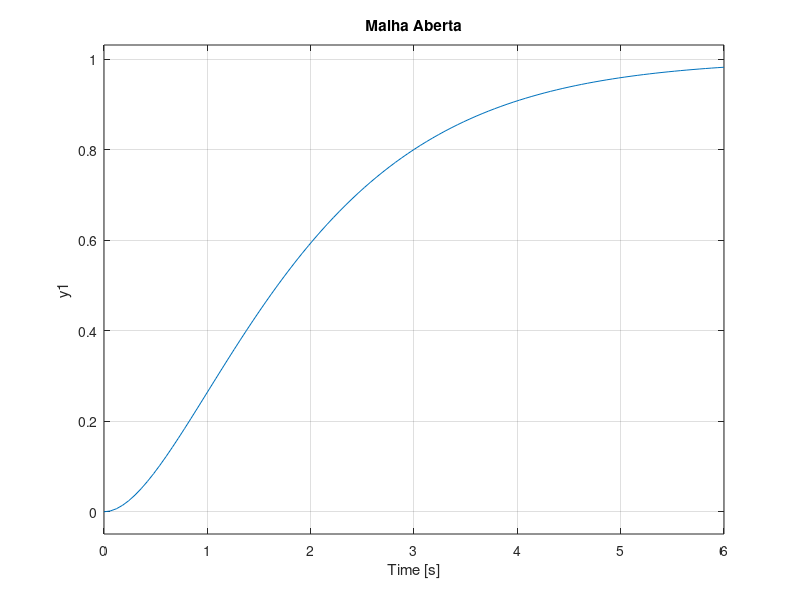
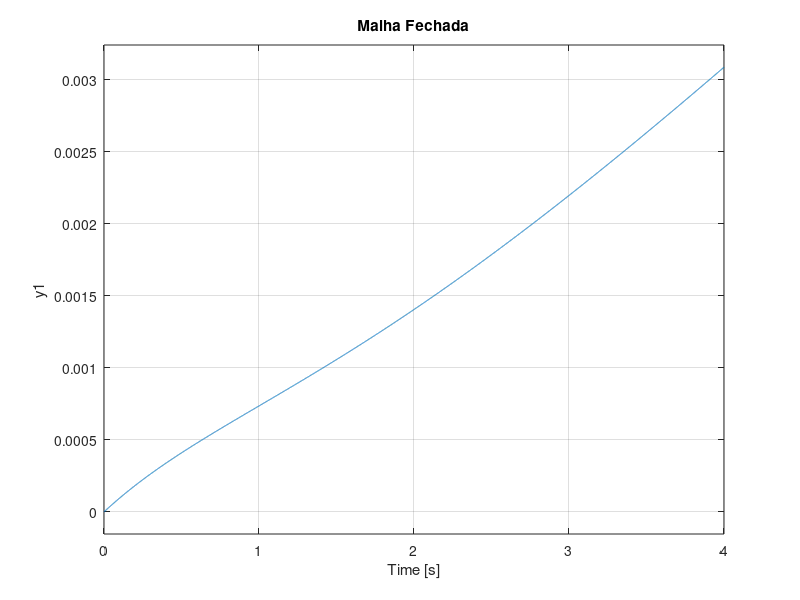
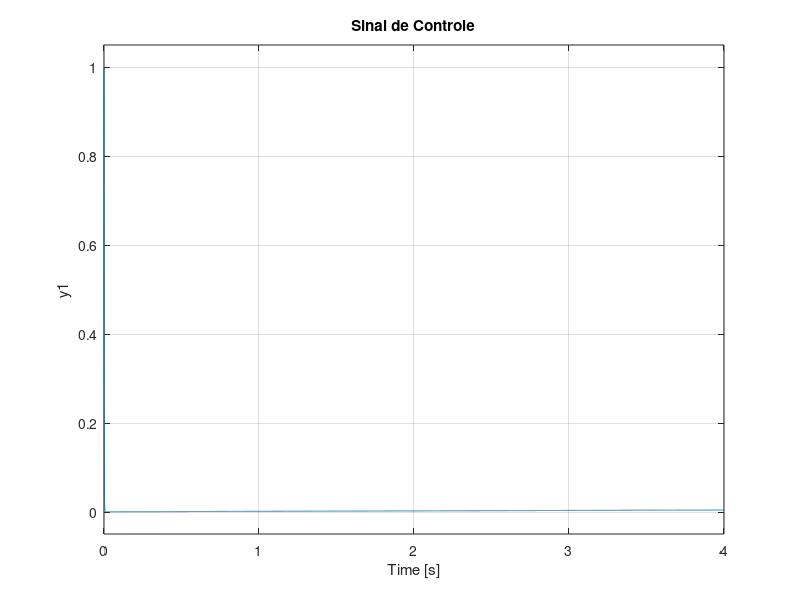
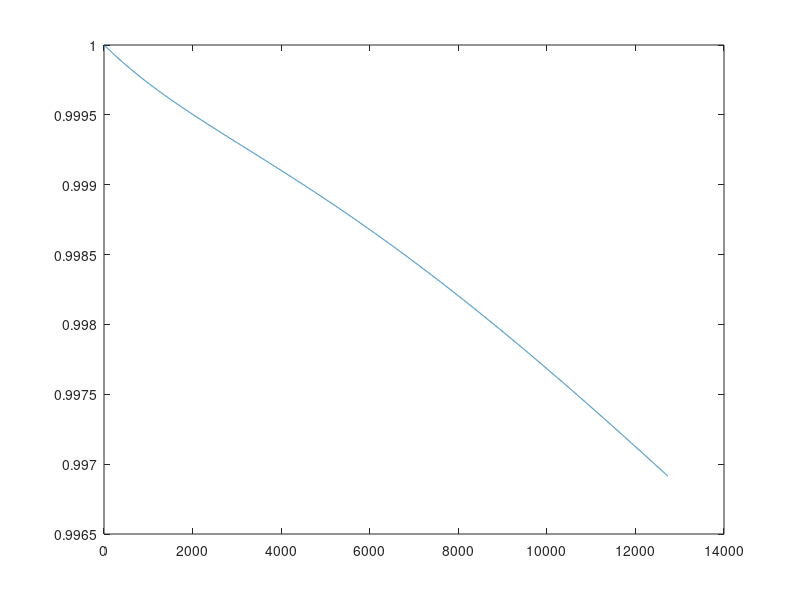

These charts were generated, in order, by the following MATLAB code:
clear all;
close all;
clc;

Kp=1;
Ki=1;
Kd=1;

s=tf('s');
A=1/(s+1)^2;
B=(Kp*(1+(Ki/s)+Kd*s))*1/(s+1000);

open_loop=A;
%closed_loop=(A*B)/(1+A*B);
%control_effort=B/(1+A*B);

closed_loop=feedback(A*B,1);
control_effort=feedback(B,A)

figure(1);
step(open_loop);
title ('Malha Aberta');

figure(2);
step(closed_loop);
title('Malha Fechada');
[y,t]=step(closed_loop);
e=1-y;
figure(4);
title('resultado lsim');
lsim(B,e,t)

plot(e);
figure(3);
step(control_effort);
title('Sinal de Controle');